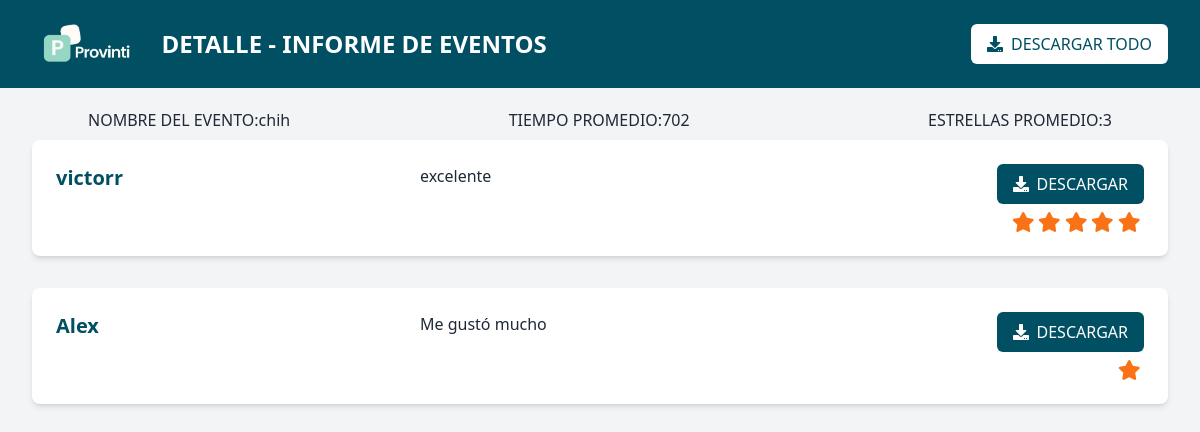
The page /public/admin-estadisticas-evento.php?id=39 (signed in) on the database its author committed.
### tables this page shows
CREATE TABLE `eventos` (
  `ID_Evento` int(11) NOT NULL,
  `Titulo` varchar(100) NOT NULL,
  `Aforo` int(11) DEFAULT NULL,
  `Foto` varchar(255) DEFAULT NULL,
  `Descripcion` text DEFAULT NULL,
  `terminos_condiciones` longtext DEFAULT NULL,
  `Artista_Autor` varchar(100) DEFAULT NULL,
  `Fecha_Evento` datetime DEFAULT NULL,
  `Fecha_Creacion` datetime DEFAULT current_timestamp(),
  `Estado_Publicacion` enum('Publicado','Borrador','Cancelado') DEFAULT 'Borrador',
  `visibilidad` varchar(255) DEFAULT NULL,
  `organizador` varchar(255) DEFAULT NULL,
  `contacto_organizador` varchar(255) DEFAULT NULL,
  `politica_cancelacion` text DEFAULT NULL,
  `f_actualizacion` date DEFAULT NULL,
  `f_borrado` date DEFAULT NULL,
  `hora_borrado` time DEFAULT NULL,
  `ubicacion` varchar(100) DEFAULT NULL,
  `activoPospuesto` varchar(20) DEFAULT NULL,
  `horaInicioEvento` time DEFAULT NULL,
  `horaFinEvento` time DEFAULT NULL,
  `redes` varchar(150) DEFAULT NULL,
  `id_usuario` int(11) NOT NULL
);

CREATE TABLE `interaccion` (
  `id` int(11) NOT NULL,
  `comentario` varchar(700) NOT NULL,
  `estrellas` int(11) NOT NULL,
  `tiempo` int(11) NOT NULL,
  `id_evento` int(11) NOT NULL,
  `id_cliente` int(11) NOT NULL
);

CREATE TABLE `cliente` (
  `id` int(11) NOT NULL,
  `nombre` varchar(100) NOT NULL,
  `apellido` varchar(100) NOT NULL,
  `documento_identidad` int(50) NOT NULL,
  `fecha_nacimiento` date NOT NULL,
  `correo` varchar(100) NOT NULL,
  `contrasena` varchar(100) NOT NULL
);

### public/admin-estadisticas-evento.php (called while the page is built, shortened)
<?php
$id = $_GET['id'];
$db = new Database();
$eventosObjeto = new Evento($db->connect());
$eventos = $eventosObjeto->mostrarEventos();
$nombreEvento = "";
foreach($eventos as $evento){
    if($evento['ID_Evento']==$id){
        $nombreEvento = $evento['Titulo'];
    }
}
$interaccionesObjeto = new Interaccion($db->connect());
$interacciones = $interaccionesObjeto->mostrarInteracciones();
$promedios = $interaccionesObjeto->obtenerPromedios($id);
include '../vista/admin/informe/detalle_informes.php';
?>

### modelo/Database.php (called while the page is built, shortened)
<?php
class Database {
    private $host = DB_HOST;
    private $db_name = DB_NAME;
    private $username = DB_USER;
    private $password = DB_PASS;
    public function connect() {
        $this->conn = mysqli_connect($this->host, $this->username, $this->password, $this->db_name);
        return $this->conn;
    }
}
?>

### modelo/Evento.php (called while the page is built, shortened)
<?php
class Evento {
    private $connection;
    public function __construct($bd)
    {
     $this->connection = $bd;
    }
    public function mostrarEventos() {
        $sql = "SELECT * FROM eventos";
        $result = mysqli_query($this->connection, $sql);
        $eventos = [];
        if ($result) {
            while ($row = mysqli_fetch_assoc($result)) {
                $eventos[] = $row;
            }
        }
        return $eventos;
    }
}
?>

### modelo/Interaccion.php (called while the page is built, shortened)
<?php
class Interaccion {
    private $connection;
    public function __construct($bd)
    {
     $this->connection = $bd;
    }
    public function mostrarInteracciones() {
        $sql = "SELECT i.id, i.comentario, i.estrellas, i.tiempo, i.id_evento, i.id_cliente, c.nombre as nombre_cliente FROM interaccion i
        INNER JOIN cliente c ON i.id_cliente = c.id";
        $stmt = mysqli_prepare($this->connection, $sql);
        if ($stmt) {
            mysqli_stmt_execute($stmt);
            $result = mysqli_stmt_get_result($stmt);
            $eventos = [];
            if ($result) {
                while ($row = mysqli_fetch_assoc($result)) {
                    $eventos[] = $row;
                }
            }
            return $eventos;
        }
        return false;
    }
    public function obtenerPromedios($id_evento) {
        $sql = "SELECT
                    AVG(tiempo) AS tiempo_promedio,
                    AVG(estrellas) AS estrellas_promedio
                FROM interaccion
                WHERE id_evento = ?";
        $stmt = mysqli_prepare($this->connection, $sql);
        if ($stmt) {
            mysqli_stmt_bind_param($stmt, "i", $id_evento);
            mysqli_stmt_execute($stmt);
            $result = mysqli_stmt_get_result($stmt);
            if ($result) {
                $row = mysqli_fetch_assoc($result);
                return [
                    'tiempo_promedio' => round($row['tiempo_promedio'] ?? 0),
                    'estrellas_promedio' => round($row['estrellas_promedio'] ?? 0, 1)
                ];
            }
        }
        return false;
    }
}
?>

### vista/admin/informe/detalle_informes.php (the view, shortened to what this page needs)
<!DOCTYPE html>
<html lang="es">
<head>
  <script src="https://cdn.tailwindcss.com"></script>
  <link href="https://cdn.jsdelivr.net/npm/tailwindcss@2.2.16/dist/tailwind.min.css" rel="stylesheet">
</head>
<body class="font-sans bg-gray-100 text-gray-800">
  <header class="bg-[#004f63] text-white py-5 px-8 flex items-center justify-between mb-5">
    <div class="flex items-center">
      <img src="../vista/admin/informe/img/logo_provint.png" alt="Logo" class="h-12 mr-4">
      <h1 class="text-2xl font-bold">DETALLE - INFORME DE EVENTOS</h1>
    </div>
    <button class="bg-white text-[#004f63] px-4 py-2 rounded-md flex items-center">
      <i class="fas fa-download mr-2"></i> DESCARGAR TODO
    </button>
  </header>
  <section>
    <div class="container mx-auto my-2 flex">
    <div>NOMBRE DEL EVENTO:<?php echo $nombreEvento;?></div>
    <div class="ms-auto me-5">TIEMPO PROMEDIO:<?php echo $promedios['tiempo_promedio'];?></div>
    <div class="ms-auto">ESTRELLAS PROMEDIO:<?php echo $promedios['estrellas_promedio'];?></div>
    </div>
  </section>
  <?php
  foreach($interacciones as $interaccion){
    if($interaccion['id_evento']==$id){
      echo '<main class="px-8">
    <div class="bg-white shadow-md rounded-lg p-6 mb-8 grid grid-cols-3 gap-1">
      <div>
        <h2 class="text-[#004f63] font-bold text-xl mb-2">'.$interaccion['nombre_cliente'].'</h2>
      </div>
      <div>
        <p class="mb-4">'.$interaccion['comentario'].'</p>
      </div>
      <div class="flex flex-col items-end">
        <button class="bg-[#004f63] text-white px-4 py-2 rounded-md flex items-center mb-2">
          <i class="fas fa-download mr-2"></i> DESCARGAR
        </button>
        <div class="flex items-center text-xl text-orange-500">';
        if(isset($interaccion['estrellas'])){
          for($i = 1; $i <= $interaccion['estrellas']; $i++){
            echo '<i class="fas fa-star mr-1"></i>';
          }
        }
        echo '</div>
      </div>
    </div>
  </main>';
    }
  }
  ?>
</body>
</html>

### rows shown on the page
eventos: Titulo "chih"
interaccion: id_cliente.nombre "victorr", comentario "excelente", estrellas 5 (drawn)
interaccion: id_cliente.nombre "Alex", comentario "Me gustó mucho", estrellas 1 (drawn)

### other values the page prints
$promedios['tiempo_promedio'] "702"
$promedios['estrellas_promedio'] "3"
